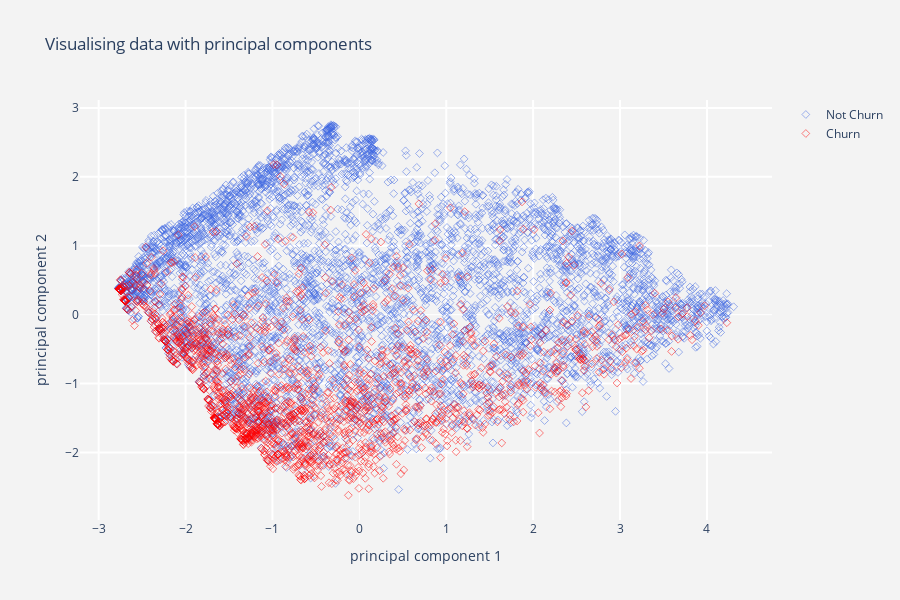

The notebook cell this image was saved under:
### Markdown cell above
# Visualising data with principal components
## 주성분 
- https://ratsgo.github.io/machine%20learning/2017/04/24/PCA/
- https://darkpgmr.tistory.com/110

### Code cell
from sklearn.decomposition import PCA

pca = PCA(n_components = 2)

X = telcom[[i for i in telcom.columns if i not in Id_col + target_col]]
Y = telcom[target_col + Id_col]

principal_components = pca.fit_transform(X)
pca_data = pd.DataFrame(principal_components,columns = ["PC1","PC2"])
pca_data = pca_data.merge(Y,left_index=True,right_index=True,how="left")
pca_data["Churn"] = pca_data["Churn"].replace({1:"Churn",0:"Not Churn"})

def pca_scatter(target,color) :
    tracer = go.Scatter(x = pca_data[pca_data["Churn"] == target]["PC1"] ,
                        y = pca_data[pca_data["Churn"] == target]["PC2"],
                        name = target,mode = "markers",
                        marker = dict(color = color,
                                      line = dict(width = .5),
                                      symbol =  "diamond-open"),
                        text = ("Customer Id : " + 
                                pca_data[pca_data["Churn"] == target]['customerID'])
                       )
    return tracer

layout = go.Layout(dict(title = "Visualising data with principal components",
                        plot_bgcolor  = "rgb(243,243,243)",
                        paper_bgcolor = "rgb(243,243,243)",
                        xaxis = dict(gridcolor = 'rgb(255, 255, 255)',
                                     title = "principal component 1",
                                     zerolinewidth=1,ticklen=5,gridwidth=2),
                        yaxis = dict(gridcolor = 'rgb(255, 255, 255)',
                                     title = "principal component 2",
                                     zerolinewidth=1,ticklen=5,gridwidth=2),
                        height = 600
                       )
                  )
trace1 = pca_scatter("Churn",'red')
trace2 = pca_scatter("Not Churn",'royalblue')
data = [trace2,trace1]
fig = go.Figure(data=data,layout=layout)
py.iplot(fig)

### Figure 1 — Plotly figure (JSON) as saved in the notebook; plotly's stock layout.template omitted (floating-point values rounded to 4 significant figures; data arrays with more than 128 entries replaced by an {"elided": "..."} marker saying what was removed)
{"data": [{"marker": {"color": "royalblue", "line": {"width": 0.5}, "symbol": "diamond-open"}, "mode": "markers", "name": "Not Churn", "text": {"elided": "5163 str values"}, "type": "scatter", "x": {"elided": "5163 float values"}, "y": {"elided": "5163 float values"}}, {"marker": {"color": "red", "line": {"width": 0.5}, "symbol": "diamond-open"}, "mode": "markers", "name": "Churn", "text": {"elided": "1869 str values"}, "type": "scatter", "x": {"elided": "1869 float values"}, "y": {"elided": "1869 float values"}}], "layout": {"height": 600, "paper_bgcolor": "rgb(243,243,243)", "plot_bgcolor": "rgb(243,243,243)", "title": {"text": "Visualising data with principal components"}, "xaxis": {"gridcolor": "rgb(255, 255, 255)", "gridwidth": 2, "ticklen": 5, "title": {"text": "principal component 1"}, "zerolinewidth": 1}, "yaxis": {"gridcolor": "rgb(255, 255, 255)", "gridwidth": 2, "ticklen": 5, "title": {"text": "principal component 2"}, "zerolinewidth": 1}}}
